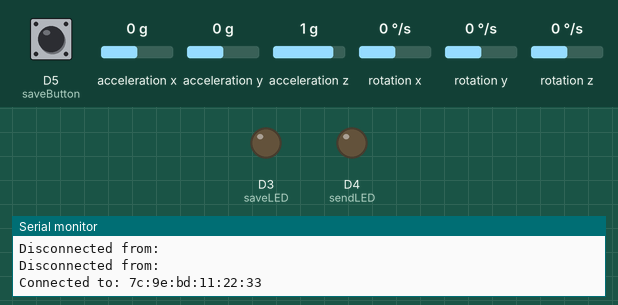
This sketch was run on a simulated Arduino Nano 33 BLE. Parts: output pins drawn as LEDs (lit = HIGH), the last lines printed to the serial monitor. Dashed ring = blinking. The inputs (shaded band) are chosen by the test bench; at power-on: D5 (saveButton) LOW, acceleration x 0 g, acceleration y 0 g, acceleration z 1 g, rotation x 0 °/s, rotation y 0 °/s, rotation z 0 °/s. Nothing arrives over Bluetooth unless stated; a phone connects over Bluetooth LE 3 s after start.

Above: at 4.1 s.
4.2 s: D5 (saveButton) pulled HIGH for 0.15 s
At 4.5 s:
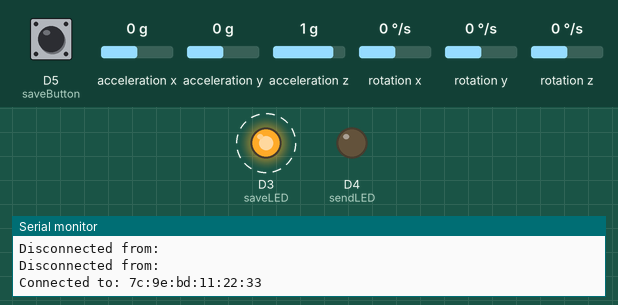
7.3 s: D5 (saveButton) pulled HIGH for 1 s
At 8.1 s:
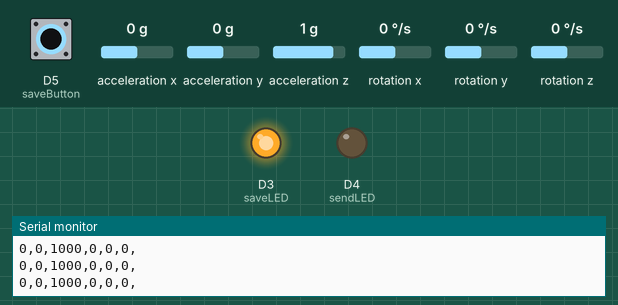
10.3 s: D5 (saveButton) pulled HIGH for 3.2 s
Timing chart, 0 to 15.8 s (numbered marks = the images above; inputs shaded):
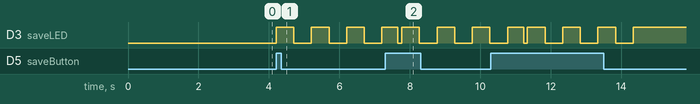

Measured:
- after the input at 4.2 s, D3 (saveLED): alternates HIGH for 0.50 s and LOW for 0.50 s, starting at once
- after the input at 7.3 s, D3 (saveLED): HIGH → LOW after 0.36 s, then repeats every 1.0 s: HIGH 0.50 s, LOW 0.50 s

The sketch:

ble_live.ino
```cpp
#include <Arduino_LSM9DS1.h>
#include <ArduinoBLE.h>

#//GLOBALS
const byte saveLED = 3;
const byte sendLED = 4;
const byte saveButton = 5;
const byte sendButton = 6;

const byte sampleLength = 6; //No. of parameters in a single sample (9 if all, 6 w/o magnetometer)
const byte packetLength = 8; // No. of samples in a single data packet
const unsigned short packetSize = sampleLength * packetLength * 4; // No. of bytes in an entire packet
//const unsigned long debounceTime = 1000;
unsigned short totalSamples = 40; //sampleRates[0] * captureTimeSecs;
unsigned short totalPackets = totalSamples/packetLength; //TODO: What do to if float result
byte saveStatus, sendStatus = 0;
byte sampleRates [3] = {0, 0, 0}; // {IMU.accelerationSampleRate(), IMU.gyroscopeSampleRate(), IMU.magneticFieldSampleRate()};

unsigned long timer1 = 0;
unsigned long timer2 = 0;
//BLE
BLEService dataReadyService("a34984b9-7b89-4553-aced-242a0b289bbc");
BLEBoolCharacteristic dataReadyChar("4174c433-4064-4349-bfa2-009a432a24a4", BLERead | BLENotify);

BLEService imuService("f9dd156e-f108-4139-925c-dd1f157cffa0");
BLECharacteristic imuChar("41277a1b-b4f8-4ddc-871a-db0dd23a3a31", BLERead | BLEIndicate, packetSize);

BLEService sendDataService("ab36b3d9-12e4-4922-ac94-8873e8252045");
BLEBoolCharacteristic sendDataChar("976aca21-135a-4dfa-b548-68308f7acceb", BLERead | BLEWrite);

BLEService startingStreamService("05b7f95e-0d89-43da-973c-3aa5a67b6031");
BLEBoolCharacteristic startingStreamChar("20b35680-9cf5-4f41-bde9-308abbc3c019", BLERead | BLENotify);

//BLEDevice central;


void setup() {
  // put your setup code here, to run once:
  pinMode(saveLED, OUTPUT);
  pinMode(sendLED, OUTPUT);
  pinMode(saveButton, INPUT);
  pinMode(sendButton, INPUT);
  //pinMode(7, INPUT);

  Serial.begin(115200);

  if (!IMU.begin()) {
    Serial.println("Failed to initialise IMU");
    while (1);
  } else {
    sampleRates[0] = IMU.accelerationSampleRate();
    sampleRates[1] = IMU.gyroscopeSampleRate();
    sampleRates[2] = IMU.magneticFieldSampleRate();
  }


  if (!BLE.begin()) {
    Serial.println("Failed to initialise BT Module");
    while(1);
  }

  BLE.setLocalName("FallDetector");
  BLE.setDeviceName("FallDetector");

  dataReadyService.addCharacteristic(dataReadyChar);
  imuService.addCharacteristic(imuChar);
  sendDataService.addCharacteristic(sendDataChar);
  startingStreamService.addCharacteristic(startingStreamChar);
  BLE.addService(dataReadyService);
  BLE.addService(imuService);
  BLE.addService(sendDataService);
  BLE.addService(startingStreamService);

  //sendDataChar.setEventHandler(BLEWritten, sendData);

  BLE.setAdvertisedService(dataReadyService);
  BLE.setConnectionInterval(0x0006, 0x0028); // 0x0320);
  BLE.advertise();
}

void loop() {
  long imuDataL [totalSamples][sampleLength];
  initialiseData(imuDataL);
  bool dataReady = 0;
  byte external_start = 0;
  BLEDevice central = BLE.central();

  if (central) {
    Serial.print("Connected to: ");
    Serial.println(central.address());
    digitalWrite(LED_BUILTIN, HIGH);
    dataReadyChar.writeValue(0);
    sendDataChar.writeValue(0);
    startingStreamChar.writeValue(0);

    while (central.connected()) {
        digitalWrite(sendLED, LOW);
        digitalWrite(saveLED, LOW);

        //external_start = 0;
        sendDataChar.readValue(external_start);
        delay(100);
        bool startStream = external_start || digitalRead(saveButton);
        bool stopStream = 1;
        if (startStream) {
          blinkSaveLED(500);
          startingStreamChar.writeValue(1);
          stopStream = 0;
        }

        while (!stopStream && central.connected()) {
          dataReady = startSave(imuDataL);
          dataReadyChar.writeValue(dataReady);
          //digitalWrite(saveLED, LOW);
          //delay(100);
          bool dataSent = sendData(imuDataL);

          stopStream = digitalRead(saveButton);
          if (stopStream) {
            dataReadyChar.writeValue(0);
            sendDataChar.writeValue(0);
            startingStreamChar.writeValue(0);
            digitalWrite(saveLED, LOW);
          }
          delay(10);
        }
    }
  }

  digitalWrite(LED_BUILTIN, LOW);
  Serial.print("Disconnected from: ");
  Serial.println(central.address());
  delay(200);
}

void initialiseData(long imuDataL[][sampleLength]) {
  for (int i = 0; i < totalSamples; i++) {
    for (int j = 0; j < sampleLength; j++) {
      imuDataL[i][j] = 0;
    }
  }
}


void blinkSaveLED(int period) {
  digitalWrite(saveLED, HIGH);
  delay(period);
  digitalWrite(saveLED, LOW);
  delay(period);
  digitalWrite(saveLED,HIGH);
  delay(period);
  digitalWrite(saveLED, LOW);
  delay(period);
  digitalWrite(saveLED, HIGH);
  delay(period);
  digitalWrite(saveLED,LOW);
  delay(period);
  if (period == 500) { digitalWrite(saveLED, HIGH); }
}

bool startSave(long imuDataL[][sampleLength]) {
  const bool readMag = (sampleLength == 9);
  const byte captureTimeSecs = 2;
  unsigned short samplesRead = 0;
  float imuDataF [totalSamples][sampleLength];
  bool success = 0;

  initialiseData(imuDataL);
  samplesRead = getVals(imuDataF, samplesRead, readMag);

  if (samplesRead == totalSamples) {
    //digitalWrite(saveLED, LOW);
    //digitalWrite(sendLED, HIGH);

    success = saveData(imuDataF, imuDataL);

    if (!success) { blinkSaveLED(50); }
  }

  return success;
}


// TODO: add timeout based on millis
unsigned short getVals(float dataOut[][sampleLength], unsigned short sampleNo, bool readMag) {
  int minSamplePeriod = 1000/sampleRates[0];

  while (sampleNo != totalSamples && IMU.accelerationAvailable() && IMU.gyroscopeAvailable()) {
      IMU.readAcceleration(dataOut[sampleNo][0], dataOut[sampleNo][1], dataOut[sampleNo][2]);
      IMU.readGyroscope(dataOut[sampleNo][3], dataOut[sampleNo][4], dataOut[sampleNo][5]);

      /*if (readMag) {
        Serial.println(IMU.magneticFieldAvailable());
        IMU.readMagneticField(dataOut[sampleNo][6], dataOut[sampleNo][7], dataOut[sampleNo][8]);
      }*/

      sampleNo++;
      //Serial.println(sampleNo);
      delay(minSamplePeriod);
  }
  Serial.println("Done");
  return sampleNo;
}

bool saveData(float imuDataF[][sampleLength], long imuDataL[][sampleLength]) {
   Serial.println("Sending data...");
   int totalRead = 0;
   for (int i = 0; i < totalSamples; i++) {
    for (int j = 0; j < sampleLength; j++) {
      float scaled = imuDataF[i][j] * 1000.0;
      imuDataL[i][j] = (long) scaled;
      //imuChar.writeValue(imuDataL[i][j]);
      totalRead++;
      Serial.print(imuDataL[i][j]);
      Serial.print(",");
    }
    Serial.println();
    //delay(10);
   }
   //Serial.println(totalRead);
   if (totalRead == (totalSamples*sampleLength)) {
    return 1;
   } else {
    return 0;
   }
}

bool sendData(long imuDataL[][sampleLength]) {
  int totalSent = 0;
  bool success = 1;
  //int start = 0;


   for (int packetStart = 0; packetStart < totalSamples; packetStart += packetLength) {
    byte buff[packetSize];
    unsigned short offset = 0;
    //timer1 = millis();
     for (int i = packetStart; i < (packetStart + packetLength); i++) {
      //Serial.println(packetStart);
      for (int j = 0; j < sampleLength; j++) {
        byte shift = 0;
        //Serial.print("Pre-Shift:\t");
        //Serial.println(imuDataL[i][j], BIN);
        for (int k = 0; k < 4; k++) {
          buff[k+offset] = (byte) (imuDataL[i][j] >> shift);
          shift += 8;
          //Serial.print("Post-Shift:\t");
          //Serial.println(buff[k+offset], BIN);
        }
        offset += 4;
        totalSent++;
        //Serial.println(offset);
        //Serial.println(totalSent);
      }
     }

     // ---------------- Attempt to send data packet --------------
     //timer2 = millis();

     int retries = 3;
     success = imuChar.writeValue(buff, packetSize);
     //Serial.println(timer2 - timer1);
     //Serial.println(timer2 - millis());
     delay(5);

    if(!success) {
       Serial.print("Failed to write sample: ");
       Serial.println(totalSent);
       delay(20);
       //Serial.println("Re-trying");

      do {
        success = imuChar.writeValue(buff, packetSize);
        retries--;
        delay(50);
      } while (!success && (retries != 0));

      if (!success) {
        delay(20);
        return 0;
      }
    }

     //delay(100);
     //start += packetLength;
   }

   if (success && (totalSent == (totalSamples*sampleLength))) {
    return 1;
   } else {
    return 0;
   }
}
```
